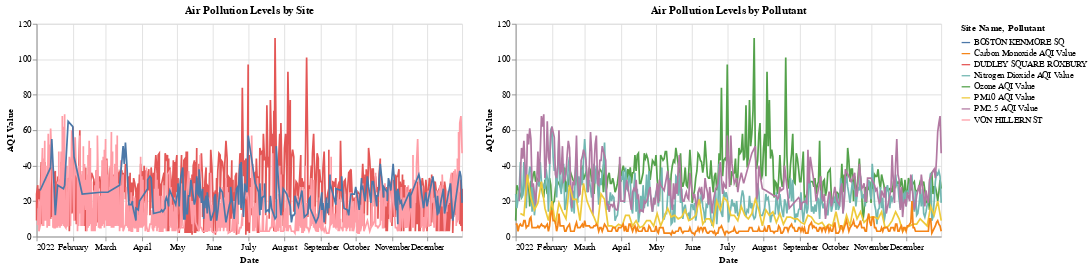

Write notebook code for a chart like this one.
### Code cell
# Create a selection for the highlight
highlight = alt.selection(type='single', on='mouseover', fields=['Date'], nearest=True)

# Chart 1: Line chart by Site Name
chart1 = alt.Chart(melted_df).mark_line().encode(
    x='Date:T',
    y='AQI Value:Q',
    color='Site Name:N',
    opacity=alt.condition(highlight, alt.value(1.0), alt.value(0.2))
).properties(
    title='Air Pollution Levels by Site',
    width=500,
    height=250
).add_selection(highlight)


# Chart 2: Line chart by Pollutant
chart2 = alt.Chart(melted_df).mark_line().encode(
    x='Date:T',
    y='AQI Value:Q',
    color='Pollutant:N',
    opacity=alt.condition(highlight, alt.value(1.0), alt.value(0.2))
).properties(
    title='Air Pollution Levels by Pollutant',
    width=500,
    height=250
).add_selection(highlight)

# Combine both charts side by side
combined_chart = alt.hconcat(chart1, chart2)

combined_chart

### Figure 1 — Vega-Lite specification as saved in the notebook (floating-point values rounded to 4 significant figures; data arrays with more than 128 entries replaced by an {"elided": "..."} marker saying what was removed)
{"config": {"view": {"continuousWidth": 300, "continuousHeight": 300}}, "hconcat": [{"mark": {"type": "line"}, "encoding": {"color": {"field": "Site Name", "type": "nominal"}, "opacity": {"condition": {"param": "param_15", "value": 1.0}, "value": 0.2}, "x": {"field": "Date", "type": "temporal"}, "y": {"field": "AQI Value", "type": "quantitative"}}, "height": 250, "name": "view_63", "title": "Air Pollution Levels by Site", "width": 500}, {"mark": {"type": "line"}, "encoding": {"color": {"field": "Pollutant", "type": "nominal"}, "opacity": {"condition": {"param": "param_15", "value": 1.0}, "value": 0.2}, "x": {"field": "Date", "type": "temporal"}, "y": {"field": "AQI Value", "type": "quantitative"}}, "height": 250, "name": "view_64", "title": "Air Pollution Levels by Pollutant", "width": 500}], "data": {"name": "data-60b3bcb564309bbe8a987fcefbe81bc2"}, "params": [{"name": "param_15", "select": {"type": "point", "fields": ["Date"], "nearest": true, "on": "mouseover"}, "views": ["view_63", "view_64"]}], "$schema": "https://vega.github.io/schema/vega-lite/v5.8.0.json", "datasets": {"data-60b3bcb564309bbe8a987fcefbe81bc2": {"elided": "1472 records"}}}
